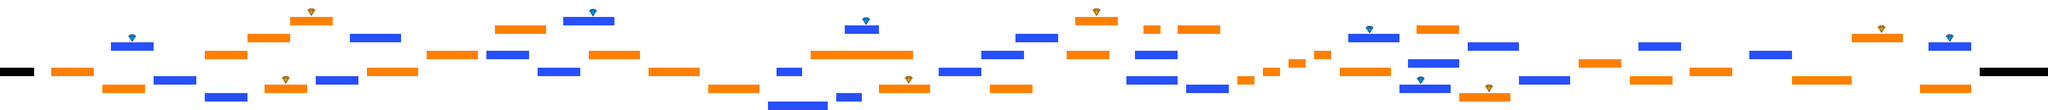

A level layout from a 2D game, rendered from its tile map. Below: a short description, then the map file with tile-grid data replaced by summaries:
An orthogonal 240x13 tile map with 16x16 px tiles, 2 tile layers (Background, Ground) and 72 objects.

<map version="1.0" orientation="orthogonal" renderorder="right-down" width="240" height="13" tilewidth="16" tileheight="16" nextobjectid="76">
 <tileset firstgid="1" name="tiles" tilewidth="16" tileheight="16" spacing="2" margin="1" tilecount="7">
  <image source="tiles.png" width="128" height="32" />
 </tileset>
 <layer name="Background" width="240" height="13">
  <data>[3120 cells, 3120 non-empty, 1 distinct tile ids]</data>
 </layer>
 <layer name="Ground" width="240" height="13">
  <data>[3120 cells, 324 non-empty, 5 distinct tile ids]</data>
 </layer>
 <objectgroup name="OrangeGround">
  <object id="1" x="96" y="128" width="80" height="16" />
  <object id="2" x="192" y="160" width="80" height="16" />
  <object id="3" x="384" y="96" width="80" height="16" />
  <object id="4" x="464" y="64" width="80" height="16" />
  <object id="5" x="544" y="32" width="80" height="16" />
  <object id="6" x="496" y="160" width="80" height="16" />
  <object id="7" x="688" y="128" width="96" height="16" />
  <object id="8" x="800" y="96" width="96" height="16" />
  <object id="9" x="928" y="48" width="96" height="16" />
  <object id="10" x="1104" y="96" width="96" height="16" />
  <object id="11" x="1216" y="128" width="96" height="16" />
  <object id="12" x="1328" y="160" width="96" height="16" />
  <object id="13" x="1520" y="96" width="192" height="16" />
  <object id="14" x="1648" y="160" width="96" height="16" />
  <object id="15" x="1856" y="160" width="80" height="16" />
  <object id="16" x="2016" y="32" width="80" height="16" />
  <object id="17" x="2000" y="96" width="80" height="16" />
  <object id="18" x="2144" y="48" width="32" height="16" />
  <object id="19" x="2208" y="48" width="80" height="16" />
  <object id="20" x="2320" y="144" width="32" height="16" />
  <object id="21" x="2368" y="128" width="32" height="16" />
  <object id="22" x="2416" y="112" width="32" height="16" />
  <object id="23" x="2464" y="96" width="32" height="16" />
  <object id="24" x="2512" y="128" width="96" height="16" />
  <object id="25" x="2656" y="48" width="80" height="16" />
  <object id="26" x="2736" y="176" width="96" height="16" />
  <object id="27" x="2960" y="112" width="80" height="16" />
  <object id="28" x="3056" y="144" width="80" height="16" />
  <object id="29" x="3168" y="128" width="80" height="16" />
  <object id="30" x="3360" y="144" width="112" height="16" />
  <object id="31" x="3472" y="64" width="96" height="16" />
  <object id="32" x="3600" y="160" width="96" height="16" />
 </objectgroup>
 <objectgroup name="BlueGround">
  <object id="33" x="208" y="80" width="80" height="16" />
  <object id="34" x="288" y="144" width="80" height="16" />
  <object id="35" x="384" y="176" width="80" height="16" />
  <object id="36" x="592" y="144" width="80" height="16" />
  <object id="37" x="656" y="64" width="96" height="16" />
  <object id="38" x="912" y="96" width="80" height="16" />
  <object id="39" x="1008" y="128" width="80" height="16" />
  <object id="40" x="1056" y="32" width="96" height="16" />
  <object id="41" x="1440" y="192" width="112" height="16" />
  <object id="42" x="1456" y="128" width="48" height="16" />
  <object id="43" x="1568" y="176" width="48" height="16" />
  <object id="44" x="1584" y="48" width="64" height="16" />
  <object id="45" x="1760" y="128" width="80" height="16" />
  <object id="46" x="1840" y="96" width="80" height="16" />
  <object id="47" x="1904" y="64" width="80" height="16" />
  <object id="49" x="3616" y="80" width="80" height="16" />
  <object id="50" x="3280" y="96" width="80" height="16" />
  <object id="51" x="3072" y="80" width="80" height="16" />
  <object id="52" x="2752" y="80" width="96" height="16" />
  <object id="53" x="2848" y="144" width="96" height="16" />
  <object id="54" x="2640" y="112" width="96" height="16" />
  <object id="55" x="2624" y="160" width="96" height="16" />
  <object id="56" x="2528" y="64" width="96" height="16" />
  <object id="57" x="2128" y="96" width="80" height="16" />
  <object id="58" x="2112" y="144" width="96" height="16" />
  <object id="59" x="2224" y="160" width="80" height="16" />
 </objectgroup>
 <objectgroup name="BlackGround">
  <object id="62" x="0" y="128" width="64" height="16" />
  <object id="63" x="3712" y="128" width="128" height="16" />
 </objectgroup>
 <objectgroup name="OrangeDiamond">
  <object id="64" x="576" y="16" width="16" height="16" />
  <object id="65" x="528" y="144" width="16" height="16" />
  <object id="66" x="1696" y="144" width="16" height="16" />
  <object id="67" x="2048" y="16" width="16" height="16" />
  <object id="68" x="2784" y="160" width="16" height="16" />
  <object id="69" x="3520" y="48" width="16" height="16" />
 </objectgroup>
 <objectgroup name="BlueDiamond">
  <object id="70" x="3648" y="64" width="16" height="16" />
  <object id="71" x="2656" y="144" width="16" height="16" />
  <object id="72" x="2560" y="48" width="16" height="16" />
  <object id="73" x="1616" y="32" width="16" height="16" />
  <object id="74" x="1104" y="16" width="16" height="16" />
  <object id="75" x="240" y="64" width="16" height="16" />
 </objectgroup>
</map>
